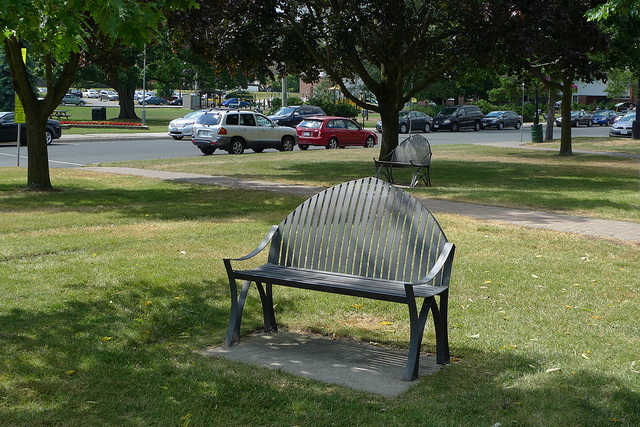
#> input picture demo/images/demo.jpg, 640 x 427 px, found by its file name
$ python hsv_aug.py
#> lines starting #> are read from the running program, lines starting #| are printed output that depends on the picture
#> further down, img is the input picture: shape (427, 640, 3); mean B, G, R 65.3, 94.1, 85.5
import cv2
import numpy as np
import os
import matplotlib.pyplot as plt


def augment_hsv(im, hgain=0.015, sgain=0.7, vgain=0.4):
    # HSV color-space augmentation
#> called with hgain = 0.015, sgain = 0.7, vgain = 0.4
    if hgain or sgain or vgain:
        r = np.random.uniform(-1, 1, 3) * \
            [hgain, sgain, vgain] + 1  # random gains
        hue, sat, val = cv2.split(cv2.cvtColor(im, cv2.COLOR_BGR2HSV))
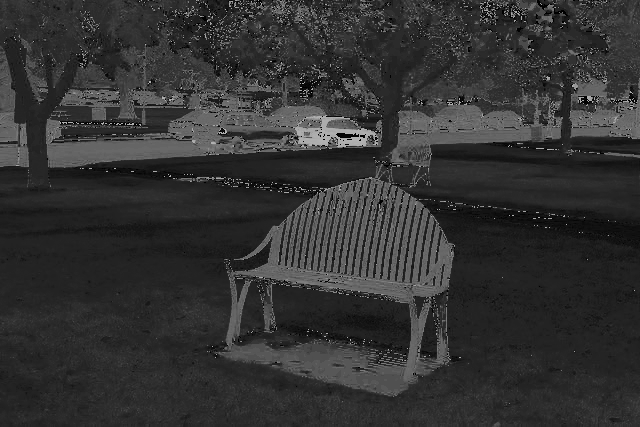
#> hue: shape (427, 640); min 0, max 179, mean 50.6
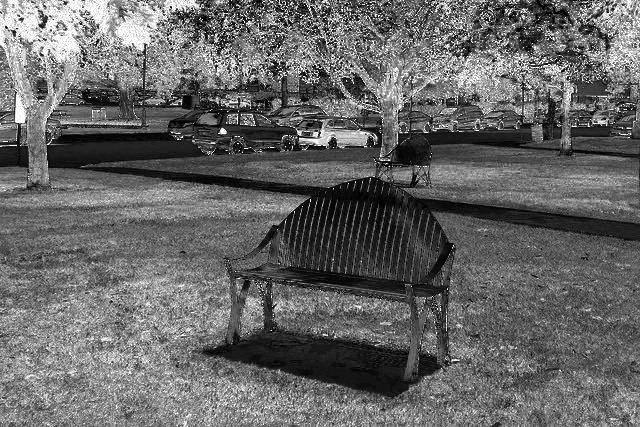
#> sat: shape (427, 640); min 0, max 255, mean 102.7
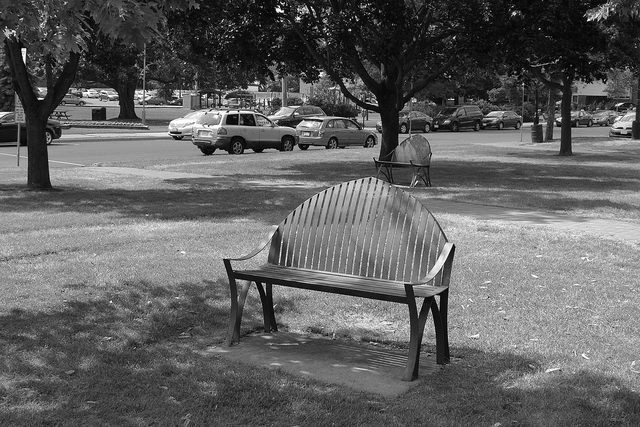
#> val: shape (427, 640); min 0, max 255, mean 96.4
        dtype = im.dtype  # uint8

        x = np.arange(0, 256, dtype=r.dtype)
        lut_hue = ((x * r[0]) % 180).astype(dtype)
        lut_sat = np.clip(x * r[1], 0, 255).astype(dtype)
#> lut_sat = 256 values from 0 to 255
        lut_val = np.clip(x * r[2], 0, 255).astype(dtype)
#> lut_val = 256 values from 0 to 255

        im_hsv = cv2.merge((cv2.LUT(hue, lut_hue), cv2.LUT(
            sat, lut_sat), cv2.LUT(val, lut_val)))
#> im_hsv: shape (427, 640, 3); mean H, S, V 50.6, 130.5, 103.8
        r = cv2.cvtColor(im_hsv, cv2.COLOR_HSV2BGR, dst=im)  # no return needed
        return r


def yolox_hsv(img, hue_delta, saturation_delta, value_delta):
#> called with hue_delta = 5, saturation_delta = 30, value_delta = 30
    hsv_gains = np.random.uniform(-1, 1, 3) * [
        hue_delta, saturation_delta, value_delta
    ]
    # random selection of h, s, v
    hsv_gains *= np.random.randint(0, 2, 3)
    # prevent overflow
    hsv_gains = hsv_gains.astype(np.int16)
    img_hsv = cv2.cvtColor(img, cv2.COLOR_BGR2HSV).astype(np.int16)
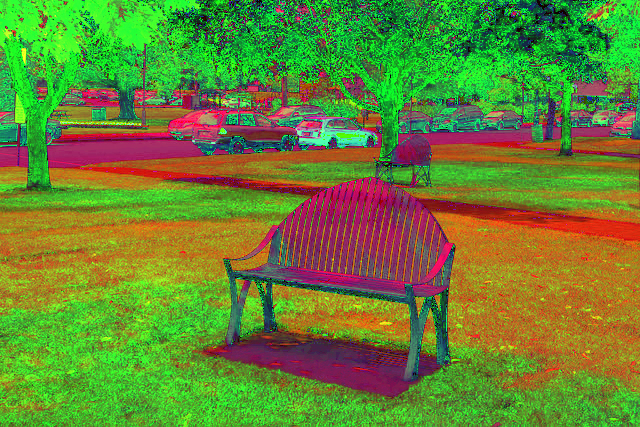
#> img_hsv: shape (427, 640, 3) int16; mean B, G, R 50.7, 132.4, 103.8

    img_hsv[..., 0] = (img_hsv[..., 0] + hsv_gains[0]) % 180
    img_hsv[..., 1] = np.clip(img_hsv[..., 1] + hsv_gains[1], 0, 255)
    img_hsv[..., 2] = np.clip(img_hsv[..., 2] + hsv_gains[2], 0, 255)
    r = cv2.cvtColor(img_hsv.astype(img.dtype), cv2.COLOR_HSV2BGR, dst=img)
    return r


if __name__ == '__main__':
    os.system('export DISPLAY=:0.0')
    path = 'demo/images/demo.jpg'
    img = cv2.imread(path)
    img_rgb_hsv = augment_hsv(img)
    # plt.imshow(img_rgb)
    # cv2.imwrite('demo/demo_ori.jpg',img)
    cv2.imwrite('demo/demo_hsv_yolov5.jpg', img_rgb_hsv)
    img_hsv_yolox = yolox_hsv(
        img, hue_delta=5, saturation_delta=30, value_delta=30)
    cv2.imwrite('demo/demo_hsv_yolox.jpg', img_hsv_yolox)
